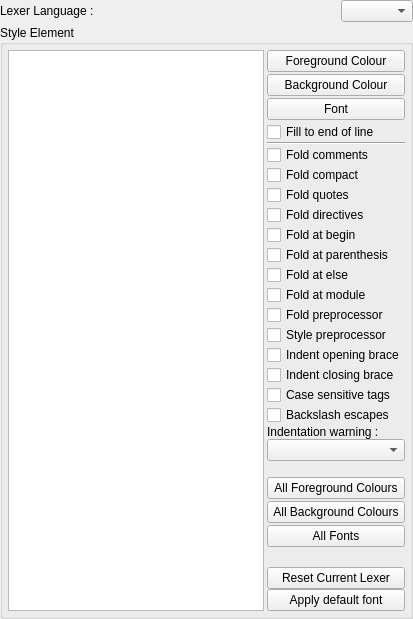
     <widget class="QWidget" name="pLexersHighlighting">
      <layout class="QGridLayout">
       <property name="margin">
        <number>0</number>
       </property>
       <property name="spacing">
        <number>3</number>
       </property>
       <item row="1" column="0" colspan="2">
        <widget class="QGroupBox" name="gbLexersHighlightingElements">
         <property name="title">
          <string>Style Element</string>
         </property>
         <layout class="QHBoxLayout">
          <property name="spacing">
           <number>3</number>
          </property>
          <property name="margin">
           <number>5</number>
          </property>
          <item>
           <widget class="QListWidget" name="lwLexersHighlightingElements"/>
          </item>
          <item>
           <layout class="QVBoxLayout">
            <property name="spacing">
             <number>0</number>
            </property>
            <item>
             <layout class="QVBoxLayout">
              <property name="spacing">
               <number>2</number>
              </property>
              <item>
               <widget class="QPushButton" name="pbLexersHighlightingForeground">
                <property name="text">
                 <string>Foreground Colour</string>
                </property>
               </widget>
              </item>
              <item>
               <widget class="QPushButton" name="pbLexersHighlightingBackground">
                <property name="text">
                 <string>Background Colour</string>
                </property>
               </widget>
              </item>
              <item>
               <widget class="QPushButton" name="pbLexersHighlightingFont">
                <property name="text">
                 <string>Font</string>
                </property>
               </widget>
              </item>
              <item>
               <widget class="QCheckBox" name="cbLexersHighlightingFillEol">
                <property name="text">
                 <string>Fill to end of line</string>
                </property>
               </widget>
              </item>
             </layout>
            </item>
            <item>
             <widget class="Line" name="lLexer">
              <property name="orientation">
               <enum>Qt::Horizontal</enum>
              </property>
             </widget>
            </item>
            <item>
             <widget class="QCheckBox" name="cbLexersHighlightingFoldComments">
              <property name="statusTip">
               <string>setFoldComments</string>
              </property>
              <property name="text">
               <string>Fold comments</string>
              </property>
             </widget>
            </item>
            <item>
             <widget class="QCheckBox" name="cbLexersHighlightingFoldCompact">
              <property name="statusTip">
               <string>setFoldCompact</string>
              </property>
              <property name="text">
               <string>Fold compact</string>
              </property>
             </widget>
            </item>
            <item>
             <widget class="QCheckBox" name="cbLexersHighlightingFoldQuotes">
              <property name="statusTip">
               <string>setFoldQuotes</string>
              </property>
              <property name="text">
               <string>Fold quotes</string>
              </property>
             </widget>
            </item>
            <item>
             <widget class="QCheckBox" name="cbLexersHighlightingFoldDirectives">
              <property name="statusTip">
               <string>setFoldDirectives</string>
              </property>
              <property name="text">
               <string>Fold directives</string>
              </property>
             </widget>
            </item>
            <item>
             <widget class="QCheckBox" name="cbLexersHighlightingFoldAtBegin">
              <property name="statusTip">
               <string>setFoldAtBegin</string>
              </property>
              <property name="text">
               <string>Fold at begin</string>
              </property>
             </widget>
            </item>
            <item>
             <widget class="QCheckBox" name="cbLexersHighlightingFoldAtParenthesis">
              <property name="statusTip">
               <string>setFoldAtParenthesis</string>
              </property>
              <property name="text">
               <string>Fold at parenthesis</string>
              </property>
             </widget>
            </item>
            <item>
             <widget class="QCheckBox" name="cbLexersHighlightingFoldAtElse">
              <property name="statusTip">
               <string>setFoldAtElse</string>
              </property>
              <property name="text">
               <string>Fold at else</string>
              </property>
             </widget>
            </item>
            <item>
             <widget class="QCheckBox" name="cbLexersHighlightingFoldAtModule">
              <property name="statusTip">
               <string>setFoldAtModule</string>
              </property>
              <property name="text">
               <string>Fold at module</string>
              </property>
             </widget>
            </item>
            <item>
             <widget class="QCheckBox" name="cbLexersHighlightingFoldPreprocessor">
              <property name="statusTip">
               <string>setFoldPreprocessor</string>
              </property>
              <property name="text">
               <string>Fold preprocessor</string>
              </property>
             </widget>
            </item>
            <item>
             <widget class="QCheckBox" name="cbLexersHighlightingStylePreprocessor">
              <property name="statusTip">
               <string>setStylePreprocessor</string>
              </property>
              <property name="text">
               <string>Style preprocessor</string>
              </property>
             </widget>
            </item>
            <item>
             <widget class="QCheckBox" name="cbLexersHighlightingIndentOpeningBrace">
              <property name="text">
               <string>Indent opening brace</string>
              </property>
             </widget>
            </item>
            <item>
             <widget class="QCheckBox" name="cbLexersHighlightingIndentClosingBrace">
              <property name="text">
               <string>Indent closing brace</string>
              </property>
             </widget>
            </item>
            <item>
             <widget class="QCheckBox" name="cbLexersHighlightingCaseSensitiveTags">
              <property name="statusTip">
               <string>setCaseSensitiveTags</string>
              </property>
              <property name="text">
               <string>Case sensitive tags</string>
              </property>
             </widget>
            </item>
            <item>
             <widget class="QCheckBox" name="cbLexersHighlightingBackslashEscapes">
              <property name="statusTip">
               <string>setBackslashEscapes</string>
              </property>
              <property name="text">
               <string>Backslash escapes</string>
              </property>
             </widget>
            </item>
            <item>
             <widget class="QLabel" name="lLexersHighlightingIndentationWarning">
              <property name="text">
               <string>Indentation warning :</string>
              </property>
             </widget>
            </item>
            <item>
             <widget class="QComboBox" name="cbLexersHighlightingIndentationWarning">
              <property name="statusTip">
               <string>setIndentationWarning</string>
              </property>
             </widget>
            </item>
            <item>
             <spacer>
              <property name="orientation">
               <enum>Qt::Vertical</enum>
              </property>
              <property name="sizeHint" stdset="0">
               <size>
                <width>20</width>
                <height>16</height>
               </size>
              </property>
             </spacer>
            </item>
            <item>
             <layout class="QVBoxLayout">
              <property name="spacing">
               <number>2</number>
              </property>
              <item>
               <widget class="QPushButton" name="pbLexersHighlightingAllForeground">
                <property name="text">
                 <string>All Foreground Colours</string>
                </property>
               </widget>
              </item>
              <item>
               <widget class="QPushButton" name="pbLexersHighlightingAllBackground">
                <property name="text">
                 <string>All Background Colours</string>
                </property>
               </widget>
              </item>
              <item>
               <widget class="QPushButton" name="pbLexersHighlightingAllFont">
                <property name="text">
                 <string>All Fonts</string>
                </property>
               </widget>
              </item>
             </layout>
            </item>
            <item>
             <spacer>
              <property name="orientation">
               <enum>Qt::Vertical</enum>
              </property>
              <property name="sizeType">
               <enum>QSizePolicy::Fixed</enum>
              </property>
              <property name="sizeHint" stdset="0">
               <size>
                <width>20</width>
                <height>20</height>
               </size>
              </property>
             </spacer>
            </item>
            <item>
             <widget class="QPushButton" name="pbLexersHighlightingReset">
              <property name="toolTip">
               <string>Restore all default properties for all lexers' styles</string>
              </property>
              <property name="text">
               <string>Reset Current Lexer</string>
              </property>
             </widget>
            </item>
            <item>
             <widget class="QPushButton" name="pbLexersApplyDefaultFont">
              <property name="toolTip">
               <string>Apply default font family and pixel size to all lexers' styles</string>
              </property>
              <property name="text">
               <string>Apply default font</string>
              </property>
             </widget>
            </item>
           </layout>
          </item>
         </layout>
        </widget>
       </item>
       <item row="0" column="1">
        <widget class="QComboBox" name="cbLexersHighlightingLanguages">
         <property name="sizePolicy">
          <sizepolicy hsizetype="Fixed" vsizetype="Fixed">
           <horstretch>0</horstretch>
           <verstretch>0</verstretch>
          </sizepolicy>
         </property>
        </widget>
       </item>
       <item row="0" column="0">
        <widget class="QLabel" name="lLexersHighlightingLanguage">
         <property name="text">
          <string>Lexer Language :</string>
         </property>
        </widget>
       </item>
      </layout>
     </widget>
